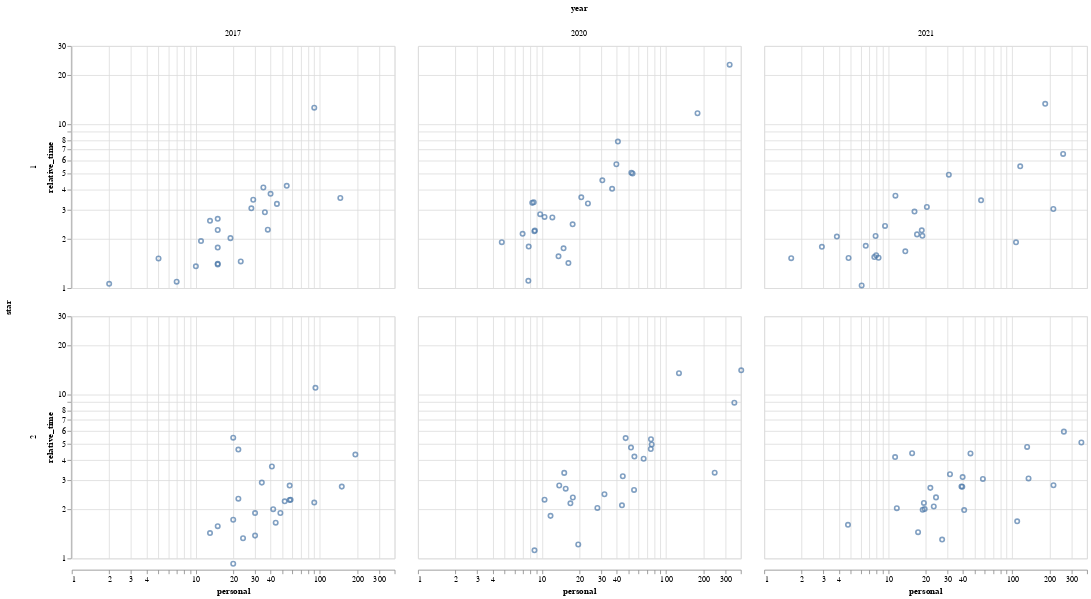

Notebook code for this chart:
### Code cell
dom = 'log'
chart = alt.Chart(df).mark_point().encode(
    x=alt.X('personal:Q',scale=alt.Scale(type=dom, domain=(1, 400))),
    y=alt.Y('relative_time:Q',scale=alt.Scale(type=dom, domain=(1,30))),
    column = 'year:N',
    row = 'star:O',
    tooltip=['year','day','star']
)
chart

### Figure 1 — Vega-Lite specification as saved in the notebook (floating-point values rounded to 4 significant figures; data arrays with more than 128 entries replaced by an {"elided": "..."} marker saying what was removed)
{"config": {"view": {"continuousWidth": 400, "continuousHeight": 300}}, "data": {"name": "data-dda799b3cc6b1c29ec84cb7378a9b42c"}, "mark": "point", "encoding": {"column": {"type": "nominal", "field": "year"}, "row": {"type": "ordinal", "field": "star"}, "tooltip": [{"type": "quantitative", "field": "year"}, {"type": "quantitative", "field": "day"}, {"type": "quantitative", "field": "star"}], "x": {"type": "quantitative", "field": "personal", "scale": {"domain": [1, 400], "type": "log"}}, "y": {"type": "quantitative", "field": "relative_time", "scale": {"domain": [1, 30], "type": "log"}}}, "$schema": "https://vega.github.io/schema/vega-lite/v4.8.1.json", "datasets": {"data-dda799b3cc6b1c29ec84cb7378a9b42c": {"elided": "146 records"}}}
